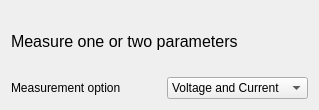
            <widget class="QWidget" name="tab_DMM7510_query_parameter">
             <attribute name="title">
              <string>Query parameter</string>
             </attribute>
             <layout class="QFormLayout" name="formLayout_59">
              <item row="0" column="0" colspan="2">
               <widget class="QLabel" name="label_186">
                <property name="minimumSize">
                 <size>
                  <width>0</width>
                  <height>60</height>
                 </size>
                </property>
                <property name="font">
                 <font>
                  <family>Arial</family>
                  <pointsize>12</pointsize>
                  <weight>50</weight>
                  <italic>false</italic>
                  <bold>false</bold>
                 </font>
                </property>
                <property name="styleSheet">
                 <string notr="true">font: 12pt &quot;Arial&quot;;</string>
                </property>
                <property name="text">
                 <string>Measure one or two parameters</string>
                </property>
               </widget>
              </item>
              <item row="1" column="0">
               <widget class="QLabel" name="label_187">
                <property name="minimumSize">
                 <size>
                  <width>150</width>
                  <height>0</height>
                 </size>
                </property>
                <property name="maximumSize">
                 <size>
                  <width>200</width>
                  <height>16777215</height>
                 </size>
                </property>
                <property name="text">
                 <string>Measurement option</string>
                </property>
               </widget>
              </item>
              <item row="1" column="1">
               <widget class="QComboBox" name="comboBox_DMM7510_query_parameter_parameter">
                <property name="sizeAdjustPolicy">
                 <enum>QComboBox::AdjustToContentsOnFirstShow</enum>
                </property>
                <item>
                 <property name="text">
                  <string>Voltage and Current</string>
                 </property>
                </item>
                <item>
                 <property name="text">
                  <string>Voltage</string>
                 </property>
                </item>
                <item>
                 <property name="text">
                  <string>Current</string>
                 </property>
                </item>
                <item>
                 <property name="text">
                  <string>Resistance</string>
                 </property>
                </item>
                <item>
                 <property name="text">
                  <string>Temperature</string>
                 </property>
                </item>
                <item>
                 <property name="text">
                  <string>Diode</string>
                 </property>
                </item>
                <item>
                 <property name="text">
                  <string>Frequency</string>
                 </property>
                </item>
                <item>
                 <property name="text">
                  <string>Capacitance</string>
                 </property>
                </item>
                <item>
                 <property name="text">
                  <string>Period</string>
                 </property>
                </item>
                <item>
                 <property name="text">
                  <string>Continuity</string>
                 </property>
                </item>
                <item>
                 <property name="text">
                  <string>Fresistance</string>
                 </property>
                </item>
                <item>
                 <property name="text">
                  <string>Voltage_Ratio</string>
                 </property>
                </item>
                <item>
                 <property name="text">
                  <string>Voltage_AC</string>
                 </property>
                </item>
                <item>
                 <property name="text">
                  <string>Current_AC</string>
                 </property>
                </item>
                <item>
                 <property name="text">
                  <string>Voltage_DIG</string>
                 </property>
                </item>
                <item>
                 <property name="text">
                  <string>Current_DIG</string>
                 </property>
                </item>
               </widget>
              </item>
             </layout>
            </widget>
